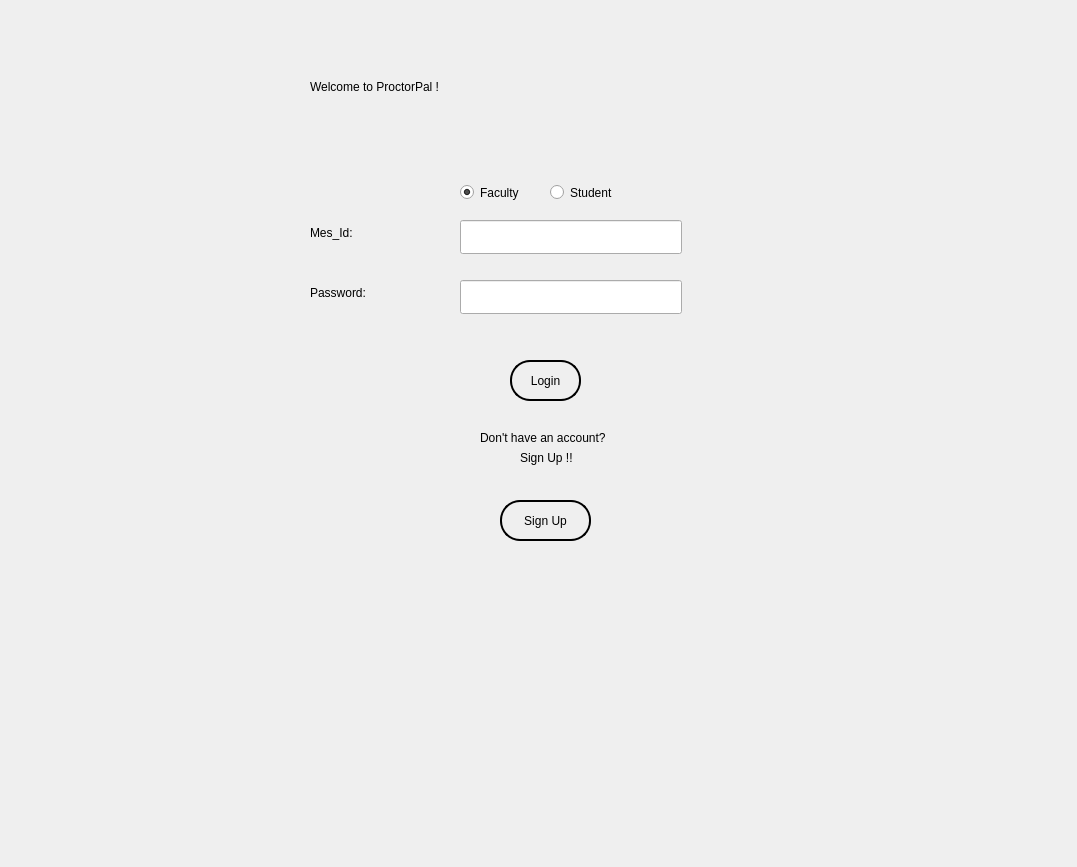
<?xml version="1.0" encoding="UTF-8"?>
<ui version="4.0">
 <class>Dialog</class>
 <widget class="QDialog" name="Dialog">
  <property name="geometry">
   <rect>
    <x>0</x>
    <y>0</y>
    <width>1077</width>
    <height>867</height>
   </rect>
  </property>
  <property name="windowTitle">
   <string>Dialog</string>
  </property>
  <widget class="QLabel" name="label">
   <property name="geometry">
    <rect>
     <x>-6</x>
     <y>-5</y>
     <width>1131</width>
     <height>881</height>
    </rect>
   </property>
   <property name="styleSheet">
    <string notr="true">background-image:url(:/newPrefix/C:/Users/akxsh/Desktop/2c933fdd5a3b0a5f8a51a0f44eb0f619.jpg)</string>
   </property>
   <property name="text">
    <string/>
   </property>
   <property name="pixmap">
    <pixmap>:/newPrefix/C:/Users/akxsh/Desktop/2c933fdd5a3b0a5f8a51a0f44eb0f619.jpg</pixmap>
   </property>
   <property name="scaledContents">
    <bool>true</bool>
   </property>
  </widget>
  <widget class="QLabel" name="label_2">
   <property name="geometry">
    <rect>
     <x>310</x>
     <y>60</y>
     <width>454</width>
     <height>53</height>
    </rect>
   </property>
   <property name="styleSheet">
    <string notr="true">font: italic 28pt &quot;Lucida Fax&quot;;
font: 28pt &quot;Goudy Old Style&quot;;</string>
   </property>
   <property name="text">
    <string>Welcome to ProctorPal !</string>
   </property>
  </widget>
  <widget class="QLabel" name="label_3">
   <property name="geometry">
    <rect>
     <x>310</x>
     <y>220</y>
     <width>94</width>
     <height>26</height>
    </rect>
   </property>
   <property name="styleSheet">
    <string notr="true">font: 14pt &quot;Lucida Fax&quot;;</string>
   </property>
   <property name="text">
    <string>Mes_Id: </string>
   </property>
  </widget>
  <widget class="QLabel" name="label_4">
   <property name="geometry">
    <rect>
     <x>310</x>
     <y>280</y>
     <width>114</width>
     <height>26</height>
    </rect>
   </property>
   <property name="styleSheet">
    <string notr="true">font: 14pt &quot;Lucida Fax&quot;;</string>
   </property>
   <property name="text">
    <string>Password:</string>
   </property>
  </widget>
  <widget class="QLineEdit" name="mes_id">
   <property name="geometry">
    <rect>
     <x>460</x>
     <y>220</y>
     <width>222</width>
     <height>34</height>
    </rect>
   </property>
   <property name="styleSheet">
    <string notr="true">font: 14pt &quot;MS Shell Dlg 2&quot;;</string>
   </property>
  </widget>
  <widget class="QLineEdit" name="password">
   <property name="geometry">
    <rect>
     <x>460</x>
     <y>280</y>
     <width>222</width>
     <height>34</height>
    </rect>
   </property>
   <property name="styleSheet">
    <string notr="true">font: 14pt &quot;MS Shell Dlg 2&quot;;</string>
   </property>
   <property name="echoMode">
    <enum>QLineEdit::Password</enum>
   </property>
  </widget>
  <widget class="QPushButton" name="Login">
   <property name="geometry">
    <rect>
     <x>510</x>
     <y>360</y>
     <width>71</width>
     <height>41</height>
    </rect>
   </property>
   <property name="styleSheet">
    <string notr="true">background-color:transparent;
font: 14pt &quot;MS Shell Dlg 2&quot;;
border-radius:20px;
border-style:solid;
border-color:black;
border-width:2px;</string>
   </property>
   <property name="text">
    <string>Login</string>
   </property>
  </widget>
  <widget class="QPushButton" name="Signup">
   <property name="geometry">
    <rect>
     <x>500</x>
     <y>500</y>
     <width>91</width>
     <height>41</height>
    </rect>
   </property>
   <property name="styleSheet">
    <string notr="true">background-color:transparent;
border-radius:20px;
border-style:solid;
border-color:black;
font: 14pt &quot;MS Shell Dlg 2&quot;;
border-width:2px;
</string>
   </property>
   <property name="text">
    <string>Sign Up</string>
   </property>
  </widget>
  <widget class="QLabel" name="label_5">
   <property name="geometry">
    <rect>
     <x>480</x>
     <y>430</y>
     <width>132</width>
     <height>16</height>
    </rect>
   </property>
   <property name="text">
    <string>Don't have an account?</string>
   </property>
  </widget>
  <widget class="QLabel" name="label_6">
   <property name="geometry">
    <rect>
     <x>520</x>
     <y>450</y>
     <width>56</width>
     <height>16</height>
    </rect>
   </property>
   <property name="text">
    <string>Sign Up !!</string>
   </property>
  </widget>
  <widget class="QLabel" name="error">
   <property name="geometry">
    <rect>
     <x>460</x>
     <y>330</y>
     <width>8</width>
     <height>21</height>
    </rect>
   </property>
   <property name="styleSheet">
    <string notr="true">font: 10pt &quot;MS Shell Dlg 2&quot;;
color:rgb(255, 0, 0)</string>
   </property>
   <property name="text">
    <string/>
   </property>
   <property name="alignment">
    <set>Qt::AlignCenter</set>
   </property>
  </widget>
  <widget class="QRadioButton" name="Faculty">
   <property name="geometry">
    <rect>
     <x>460</x>
     <y>180</y>
     <width>80</width>
     <height>25</height>
    </rect>
   </property>
   <property name="styleSheet">
    <string notr="true">font: 75 10pt &quot;MS Shell Dlg 2&quot;;</string>
   </property>
   <property name="text">
    <string>Faculty</string>
   </property>
   <property name="checked">
    <bool>true</bool>
   </property>
  </widget>
  <widget class="QRadioButton" name="Student">
   <property name="geometry">
    <rect>
     <x>550</x>
     <y>180</y>
     <width>84</width>
     <height>25</height>
    </rect>
   </property>
   <property name="styleSheet">
    <string notr="true">font: 75 10pt &quot;MS Shell Dlg 2&quot;;</string>
   </property>
   <property name="text">
    <string>Student</string>
   </property>
  </widget>
 </widget>
 <resources>
  <include location="test.qrc"/>
 </resources>
 <connections/>
</ui>
